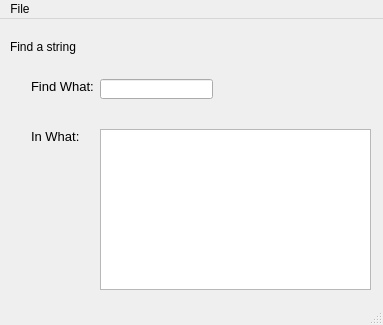
<?xml version="1.0" encoding="UTF-8"?>
<ui version="4.0">
 <class>MainWindow</class>
 <widget class="QMainWindow" name="MainWindow">
  <property name="geometry">
   <rect>
    <x>0</x>
    <y>0</y>
    <width>383</width>
    <height>325</height>
   </rect>
  </property>
  <property name="windowTitle">
   <string>MainWindow</string>
  </property>
  <widget class="QWidget" name="centralwidget">
   <widget class="QLabel" name="label">
    <property name="geometry">
     <rect>
      <x>31</x>
      <y>60</y>
      <width>63</width>
      <height>16</height>
     </rect>
    </property>
    <property name="text">
     <string>&lt;html&gt;&lt;head/&gt;&lt;body&gt;&lt;p&gt;&lt;span style=&quot; font-size:10pt;&quot;&gt;Find What:&lt;/span&gt;&lt;/p&gt;&lt;/body&gt;&lt;/html&gt;</string>
    </property>
   </widget>
   <widget class="QLabel" name="label_2">
    <property name="geometry">
     <rect>
      <x>31</x>
      <y>110</y>
      <width>50</width>
      <height>16</height>
     </rect>
    </property>
    <property name="text">
     <string>&lt;html&gt;&lt;head/&gt;&lt;body&gt;&lt;p&gt;&lt;span style=&quot; font-size:10pt;&quot;&gt;In What:&lt;/span&gt;&lt;/p&gt;&lt;/body&gt;&lt;/html&gt;</string>
    </property>
   </widget>
   <widget class="QLineEdit" name="lineEdit">
    <property name="geometry">
     <rect>
      <x>100</x>
      <y>60</y>
      <width>113</width>
      <height>20</height>
     </rect>
    </property>
    <property name="toolTip">
     <string>Enter stuff to find</string>
    </property>
    <property name="statusTip">
     <string>Enter stuff to find</string>
    </property>
   </widget>
   <widget class="QTextEdit" name="textEdit">
    <property name="geometry">
     <rect>
      <x>100</x>
      <y>110</y>
      <width>271</width>
      <height>161</height>
     </rect>
    </property>
    <property name="toolTip">
     <string>Enter an essay</string>
    </property>
    <property name="statusTip">
     <string>Enter an essay</string>
    </property>
   </widget>
   <widget class="QLabel" name="label_3">
    <property name="geometry">
     <rect>
      <x>10</x>
      <y>20</y>
      <width>191</width>
      <height>16</height>
     </rect>
    </property>
    <property name="text">
     <string>Find a string</string>
    </property>
   </widget>
  </widget>
  <widget class="QMenuBar" name="menubar">
   <property name="geometry">
    <rect>
     <x>0</x>
     <y>0</y>
     <width>383</width>
     <height>21</height>
    </rect>
   </property>
   <widget class="QMenu" name="menuFile">
    <property name="title">
     <string>File</string>
    </property>
    <addaction name="actionOpen"/>
    <addaction name="actionClose"/>
    <addaction name="actionClear"/>
    <addaction name="actionFind"/>
   </widget>
   <addaction name="menuFile"/>
  </widget>
  <widget class="QStatusBar" name="statusbar"/>
  <action name="actionClose">
   <property name="text">
    <string>Close              </string>
   </property>
   <property name="shortcut">
    <string>Alt+D</string>
   </property>
  </action>
  <action name="actionClear">
   <property name="text">
    <string>Clear All               </string>
   </property>
   <property name="shortcut">
    <string>Ctrl+C, Alt+C</string>
   </property>
  </action>
  <action name="actionFind">
   <property name="text">
    <string>Find the String    </string>
   </property>
   <property name="shortcut">
    <string>Ctrl+F, Alt+F</string>
   </property>
  </action>
  <action name="actionOpen">
   <property name="text">
    <string>Open                   </string>
   </property>
   <property name="shortcut">
    <string>Ctrl+O</string>
   </property>
  </action>
 </widget>
 <resources/>
 <connections>
  <connection>
   <sender>actionClose</sender>
   <signal>triggered()</signal>
   <receiver>MainWindow</receiver>
   <slot>close()</slot>
   <hints>
    <hint type="sourcelabel">
     <x>-1</x>
     <y>-1</y>
    </hint>
    <hint type="destinationlabel">
     <x>220</x>
     <y>163</y>
    </hint>
   </hints>
  </connection>
 </connections>
</ui>
